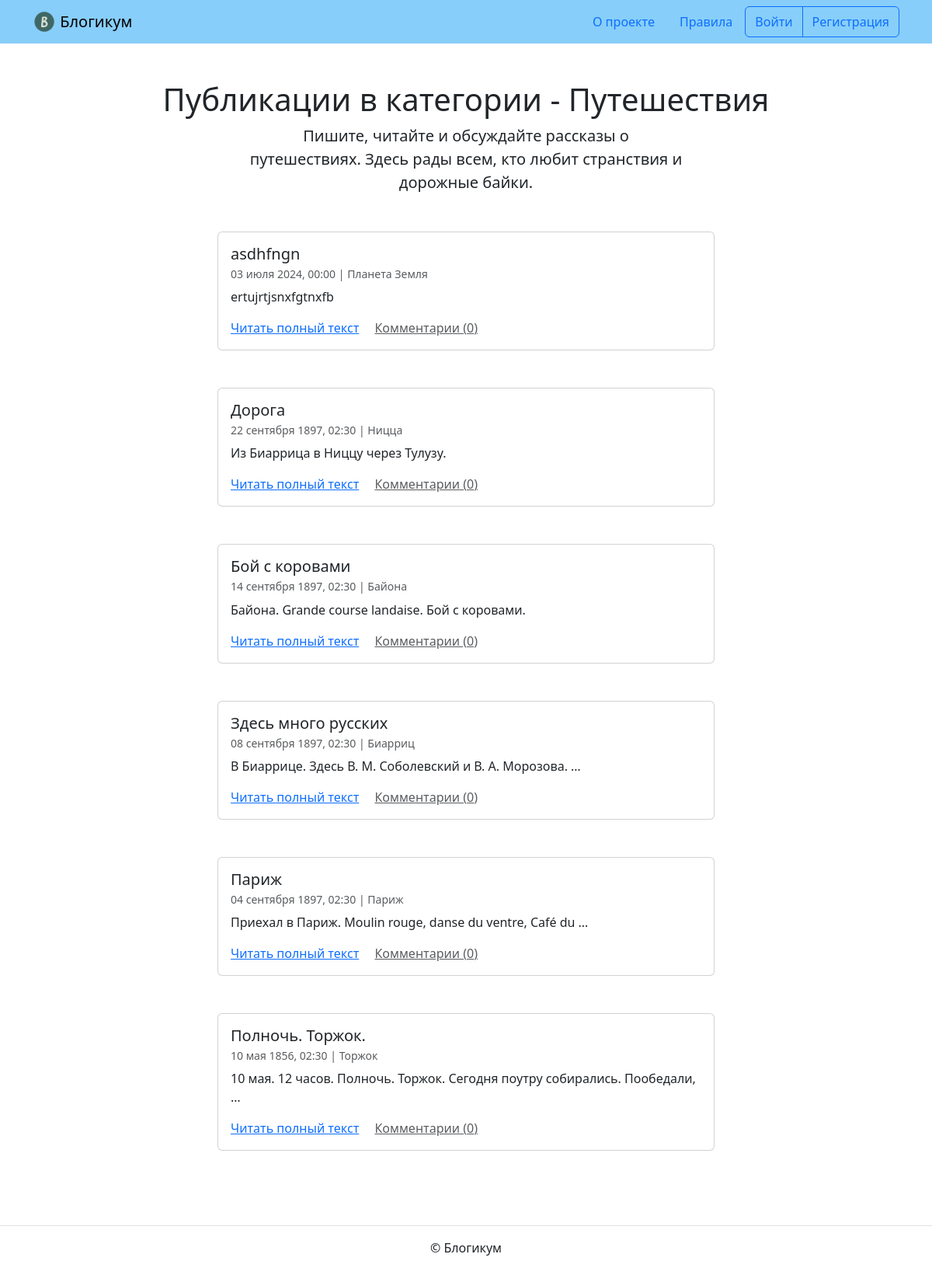
/category/travel/, run on the app's committed database.
### blog/models.py (models this page shows, shortened)
class BaseModel(models.Model):
    is_published = models.BooleanField(
        default=True,
        verbose_name='Опубликовано',
        help_text='Снимите галочку, чтобы скрыть публикацию.'
    )
    created_at = models.DateTimeField(
        'Добавлено',
        auto_now_add=True,
    )
    class Meta:
        abstract = True
        ordering = ('-created_at', )

class Category(BaseModel):
    title = models.CharField('Заголовок', max_length=settings.MAX_FIELD_LENGTH)
    description = models.TextField('Описание')
    slug = models.SlugField(
        'Идентификатор',
        unique=True,
        help_text=('Идентификатор страницы для URL; '
                   'разрешены символы латиницы, цифры, дефис и подчёркивание.')
    )
    class Meta:
        verbose_name = 'категория'
        verbose_name_plural = 'Категории'

class Post(BaseModel):
    title = models.CharField(
        'Заголовок',
        max_length=settings.MAX_FIELD_LENGTH
    )
    text = models.TextField('Текст')
    pub_date = models.DateTimeField(
        'Дата и время публикации',
        help_text=('Если установить дату и время в будущем'
                   ' — можно делать отложенные публикации.')
    )
    author = models.ForeignKey(
        User,
        on_delete=models.CASCADE,
        verbose_name='Автор публикации'
    )
    location = models.ForeignKey(
        Location,
        on_delete=models.SET_NULL,
        null=True,
        blank=True,
        verbose_name='Местоположение'
    )
    category = models.ForeignKey(
        Category,
        on_delete=models.SET_NULL,
        null=True,
        verbose_name='Категория'
    )
    image = models.ImageField(
        'Фотография',
        upload_to='post_photo',
        blank=True,
    )
    objects = PostQuerySet.as_manager()
    published = PostManager()
    class Meta:
        default_related_name = 'posts'
        ordering = ('-pub_date', )
        verbose_name = 'публикация'
        verbose_name_plural = 'Публикации'

class Location(BaseModel):
    name = models.CharField(
        'Название места',
        max_length=settings.MAX_FIELD_LENGTH
    )
    class Meta:
        verbose_name = 'местоположение'
        verbose_name_plural = 'Местоположения'

### blog/views.py (the view)
class PostsCategoryView(AddPostsUserAndCategoryView, ListView):
    template_name = 'blog/category.html'
    def get(self, request, *args, **kwargs):
        self.object = self.get_object(
            queryset=Category.objects.filter(is_published=True)
        )
        return super().get(request, *args, **kwargs)
    def get_context_data(self, **kwargs):
        context = super().get_context_data(**kwargs)
        context['category'] = self.object
        return context

### blog/models.py (called while the page is built)
    def with_related_data(self):
        return self.select_related(
            'author', 'location', 'category'
        )

    def published(self):
        return self.filter(
            models.Q(pub_date__lte=timezone.now())
            & models.Q(is_published=True)
            & models.Q(category__is_published=True)
        )

    def comment_count(self):
        return self.annotate(
            comment_count=Count('comments')
        )

    def get_queryset(self):
        return (
            PostQuerySet(self.model)
            .with_related_data()
            .published()
            .comment_count()
        )

### blog/views.py (called while the page is built)
    def get_queryset(self):
        if self.object == self.request.user:
            return self.object.posts.comment_count().order_by('-pub_date')
        else:
            return self.object.posts(
                manager='published'
            ).all().order_by('-pub_date')

### templates/blog/category.html (shortened to what this page needs)
{% extends "base.html" %}
{% block content %}
  <h1 class="text-center">Публикации в категории - {{ category.title }}</h1>
  <p class="col-6 offset-3 mb-5 lead text-center">{{ category.description }}</p>
  {% for post in page_obj %}
    <article class="mb-5">
      {% include "includes/post_card.html" %}
    </article>
  {% endfor %}
{% endblock %}

### templates/includes/post_card.html (shortened to what this page needs)
<div class="col d-flex justify-content-center">
  <div class="card" style="width: 40rem;">
    <div class="card-body">
      <h5 class="card-title">{{ post.title }}</h5>
      <h6 class="card-subtitle mb-2 text-muted">
        <small>
          {{ post.pub_date|date:"d E Y, H:i" }} | {% if post.location and post.location.is_published %}{{ post.location.name }}{% else %}Планета Земля{% endif %}<br>
        </small>
      </h6>
      <p class="card-text">{{ post.text|truncatewords:10 }}</p>
      <a href="{% url 'blog:post_detail' post.id %}" class="card-link">Читать полный текст</a>
      <a href="{% url 'blog:post_detail' post.id %}" class="card-link text-muted">Комментарии ({{ post.comment_count }})</a>
    </div>
  </div>
</div>

### data on the page
Category: title "Путешествия", description "Пишите, читайте и обсуждайте рассказы о путешествиях. Здесь рады всем, кто любит странствия и дорожные байки."
Post: title "asdhfngn", pub_date "03 июля 2024, 00:00", shows "Планета Земля", text "ertujrtjsnxfgtnxfb", comment_count "0"
Post: title "Дорога", pub_date "22 сентября 1897, 02:30", location.name "Ницца", text "Из Биаррица в Ниццу через Тулузу.", comment_count "0"
Post: title "Бой с коровами", pub_date "14 сентября 1897, 02:30", location.name "Байона", text "Байона. Grande course landaise. Бой с коровами.", comment_count "0"
Post: title "Здесь много русских", pub_date "08 сентября 1897, 02:30", location.name "Биарриц", text "В Биаррице. Здесь В. М. Соболевский и В. А. Морозова. …", comment_count "0"
Post: title "Париж", pub_date "04 сентября 1897, 02:30", location.name "Париж", text "Приехал в Париж. Moulin rouge, danse du ventre, Café du …", comment_count "0"
Post: title "Полночь. Торжок.", pub_date "10 мая 1856, 02:30", location.name "Торжок", text "10 мая. 12 часов. Полночь. Торжок. Сегодня поутру собирались. Пообедали, …", comment_count "0"
